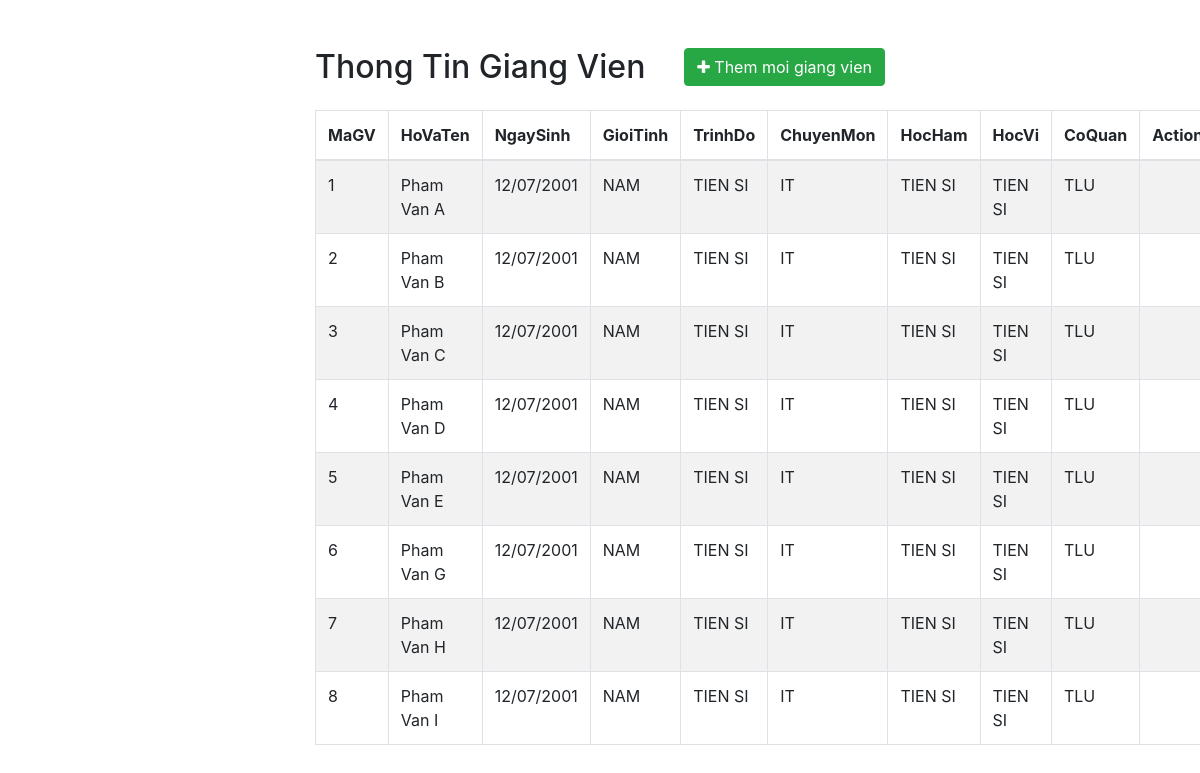
The page / on the database its author committed.
### tables this page shows
CREATE TABLE `giangvien` (
  `magv` bigint(20) NOT NULL,
  `hovaten` varchar(255) NOT NULL,
  `ngaysinh` varchar(50) NOT NULL,
  `gioitinh` varchar(10) NOT NULL,
  `trinhdo` varchar(50) NOT NULL,
  `chuyenmon` varchar(50) NOT NULL,
  `hocham` varchar(50) NOT NULL,
  `hocvi` varchar(50) NOT NULL,
  `coquan` varchar(50) NOT NULL
);

### index.php (the view, shortened to what this page needs)
<!DOCTYPE html>
<html lang="en">
<head>
    <link rel="stylesheet" href="https://stackpath.bootstrapcdn.com/bootstrap/4.5.2/css/bootstrap.min.css">
    <link rel="stylesheet" href="https://maxcdn.bootstrapcdn.com/font-awesome/4.7.0/css/font-awesome.min.css">
</head>
<body>
<div class="wrapper">
    <div class="container-fluid">
        <div class="row">
            <div class="col-md-12">
                <div class="mt-5 mb-3 clearfix">
                    <h2 class="pull-left">Thong Tin Giang Vien</h2>
                    <a href="create.php" class="btn btn-success pull-right"><i class="fa fa-plus"></i> Them moi giang vien </a>
                </div>
                <?php
                global $conn;
                $sql = "SELECT * FROM giangvien";
                if($result = mysqli_query($conn, $sql)){
                    if(mysqli_num_rows($result) > 0){
                        echo '<table class="table table-bordered table-striped">';
                        echo "<thead>";
                        echo "<tr>";
                        echo "<th>MaGV</th>";
                        echo "<th>HoVaTen</th>";
                        echo "<th>NgaySinh</th>";
                        echo "<th>GioiTinh</th>";
                        echo "<th>TrinhDo</th>";
                        echo "<th>ChuyenMon</th>";
                        echo "<th>HocHam</th>";
                        echo "<th>HocVi</th>";
                        echo "<th>CoQuan</th>";
                        echo "<th>Action</th>";
                        echo "</tr>";
                        echo "</thead>";
                        echo "<tbody>";
                        while($row = mysqli_fetch_array($result)){
                            echo "<tr>";
                            echo "<td>" . $row['magv'] . "</td>";
                            echo "<td>" . $row['hovaten'] . "</td>";
                            echo "<td>" . $row['ngaysinh'] . "</td>";
                            echo "<td>" . $row['gioitinh'] . "</td>";
                            echo "<td>" . $row['trinhdo'] . "</td>";
                            echo "<td>" . $row['chuyenmon'] . "</td>";
                            echo "<td>" . $row['hocham'] . "</td>";
                            echo "<td>" . $row['hocvi'] . "</td>";
                            echo "<td>" . $row['coquan'] . "</td>";
                            echo "<td>";
                            echo "</td>";
                            echo "</tr>";
                        }
                        echo "</tbody>";
                        echo "</table>";
                    } else{
                        echo '<div class="alert alert-danger"><em>No records were found.</em></div>';
                    }
                } else{
                    echo "Loi.";
                }
                ?>
            </div>
        </div>
    </div>
</div>
</body>
</html>

### index.php (style rules this page uses)
.wrapper { width: 600px; margin: 0 auto; }
table tr td:last-child { width: 120px; }

### rows shown on the page
giangvien: magv "1", hovaten "Pham Van A", ngaysinh "12/07/2001", gioitinh "NAM", trinhdo "TIEN SI", chuyenmon "IT", hocham "TIEN SI", hocvi "TIEN SI", coquan "TLU"
giangvien: magv "2", hovaten "Pham Van B", ngaysinh "12/07/2001", gioitinh "NAM", trinhdo "TIEN SI", chuyenmon "IT", hocham "TIEN SI", hocvi "TIEN SI", coquan "TLU"
giangvien: magv "3", hovaten "Pham Van C", ngaysinh "12/07/2001", gioitinh "NAM", trinhdo "TIEN SI", chuyenmon "IT", hocham "TIEN SI", hocvi "TIEN SI", coquan "TLU"
giangvien: magv "4", hovaten "Pham Van D", ngaysinh "12/07/2001", gioitinh "NAM", trinhdo "TIEN SI", chuyenmon "IT", hocham "TIEN SI", hocvi "TIEN SI", coquan "TLU"
giangvien: magv "5", hovaten "Pham Van E", ngaysinh "12/07/2001", gioitinh "NAM", trinhdo "TIEN SI", chuyenmon "IT", hocham "TIEN SI", hocvi "TIEN SI", coquan "TLU"
giangvien: magv "6", hovaten "Pham Van G", ngaysinh "12/07/2001", gioitinh "NAM", trinhdo "TIEN SI", chuyenmon "IT", hocham "TIEN SI", hocvi "TIEN SI", coquan "TLU"
giangvien: magv "7", hovaten "Pham Van H", ngaysinh "12/07/2001", gioitinh "NAM", trinhdo "TIEN SI", chuyenmon "IT", hocham "TIEN SI", hocvi "TIEN SI", coquan "TLU"
giangvien: magv "8", hovaten "Pham Van I", ngaysinh "12/07/2001", gioitinh "NAM", trinhdo "TIEN SI", chuyenmon "IT", hocham "TIEN SI", hocvi "TIEN SI", coquan "TLU"
